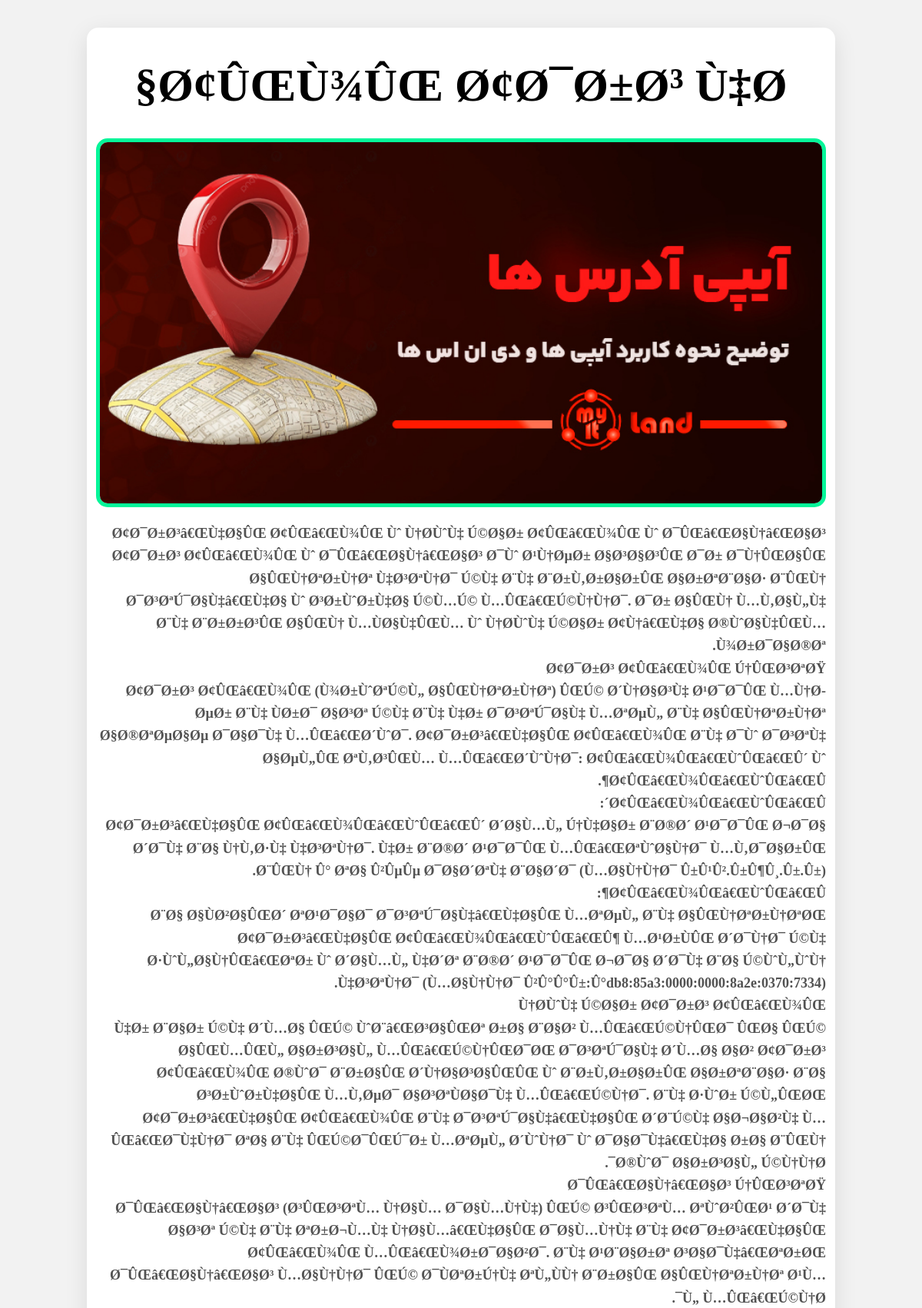
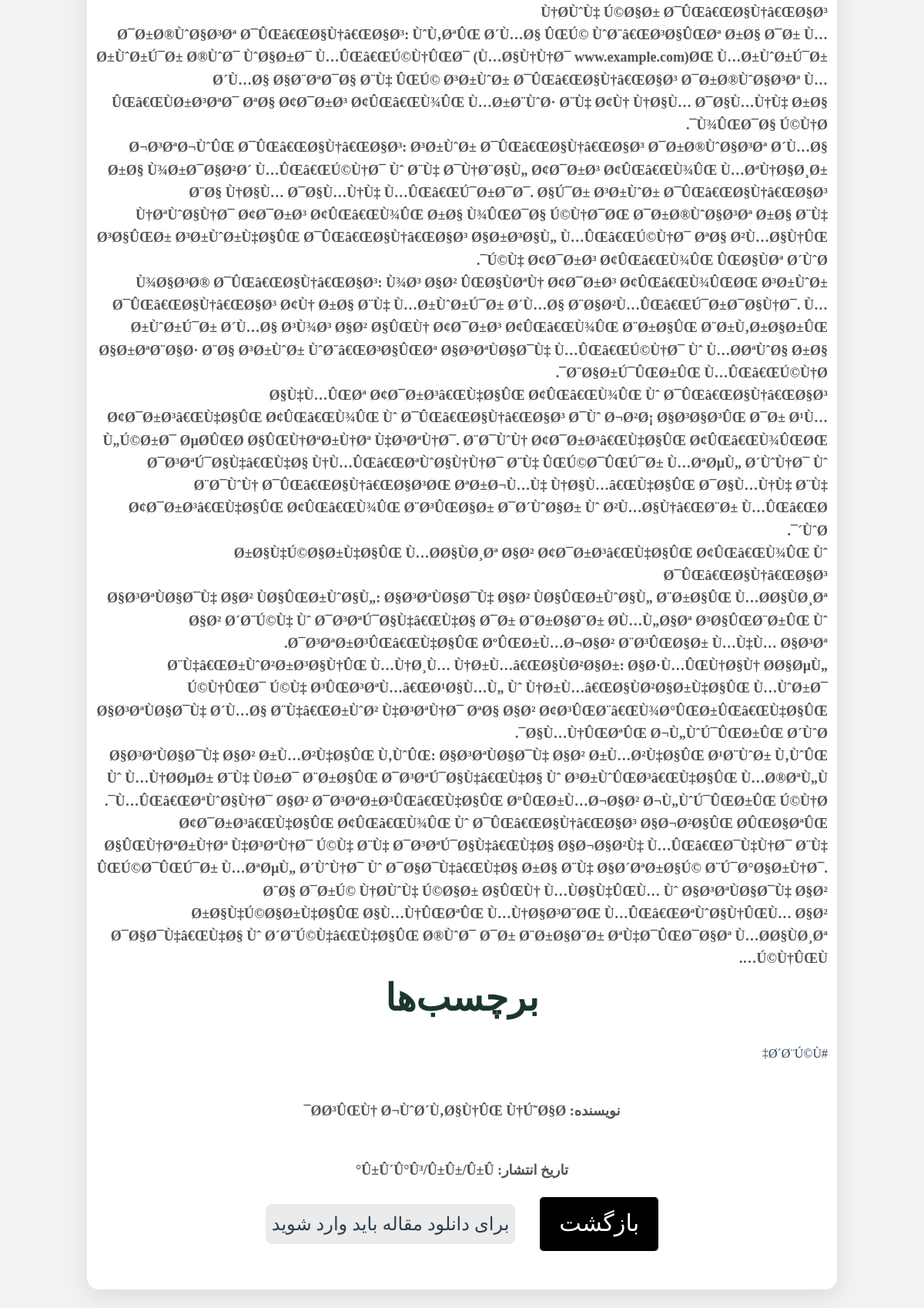
Screenshot of /maqale ha/blog/index.php?id=9 (upper part) with the database file from the repository (2 pictures, top to bottom).
### tables this page shows
CREATE TABLE `blogs` (
  `id` int(11) NOT NULL,
  `title` varchar(255) NOT NULL,
  `caption` text NOT NULL,
  `writer` varchar(255) NOT NULL,
  `date` varchar(255) NOT NULL,
  `readtime` int(11) NOT NULL,
  `image` varchar(255) NOT NULL,
  `tags` text NOT NULL
);

### maqale ha/blog/index.php (the view, shortened to what this page needs)
<?php
include '../../database/db.php';
$id = intval($_GET['id']);
$selectblog = $conn->prepare("SELECT * FROM blogs WHERE id = ?");
$selectblog->bindValue(1, $id, PDO::PARAM_INT);
$selectblog->execute();
$blogs = $selectblog->fetchAll(PDO::FETCH_ASSOC);
foreach ($blogs as $b) {
    $tagss = explode(',', $b['tags']);
}
?>
<!DOCTYPE html>
<html lang="fa">
    <link rel="stylesheet" href="style.css">
    <link rel="stylesheet" href="./comment.css">
<link rel="stylesheet" id="simple-image-popup-css" href="../../srcfiles/simple-image-popup.css" type="text/css" media="all">
<link rel="stylesheet" href="../../srcfiles/classic.css"><link rel="stylesheet" href="../../srcfiles/style.7a857bdd.css">	<link rel="stylesheet" as="style" href="../../srcfiles/font.css" onload="this.onload=null;this.rel='stylesheet'">
	<link rel="stylesheet" href="../../srcfiles/aos.css" as="style" onload="this.onload=null;this.rel='stylesheet'">
<link rel="stylesheet" id="simple-image-popup-css" href="../../srcfiles/simple-image-popup.css" type="text/css" media="all">
<link rel="stylesheet" href="../../srcfiles/classic.css"><link rel="stylesheet" href="../../srcfiles/style.7a857bdd.css">	<link rel="stylesheet" as="style" href="../../srcfiles/font.css" onload="this.onload=null;this.rel='stylesheet'">
</head>
<body style="background-color: rgba(0, 0, 0, 0.05);">
    <div class="container" dir="rtl">
        <?php foreach ($blogs as $blog): ?>
            <h1><?= $blog['title'] ?></h1>
            <img src="../../uploads/<?= $blog['image'] ?>" alt="تصویر مقاله" class="article-image">
            <p><p> <?= $caption = str_replace('../uploads/', '../../uploads/', $blog['caption']);
    ?></p>
            </p>
            <h2>برچسب‌ها</h2>
            <?php foreach ($tagss as $tags): ?>
                <span>#<?= htmlspecialchars($tags) ?></span>
            <?php endforeach; ?>
            <p class="nevisande"> نویسنده: <?= htmlspecialchars($blog['writer']) ?></p>
            <p class="nevisande"> تاریخ انتشار: <?= htmlspecialchars($blog['date']) ?></p>
        <?php endforeach; ?>
<div class="secCom">
  <a href="../maqale.php"><button class="read-more">بازگشت</button></a>
  <?php if (isset($_SESSION['user_email'])):?>
<div style="text-align: center; margin-top: 20px;">
  <form action="../../pdf.php" method="post" target="_blank">
      <input type="hidden" name="blog_id" value="<?= htmlspecialchars($id) ?>">
      <button dir="rtl" type="submit" class="download-pdf down"> <svg xmlns="http://www.w3.org/2000/svg" width="24" height="24" viewBox="0 0 24 24" style="fill: var(--text-color)"><path d="m12 16 4-5h-3V4h-2v7H8z"></path><path d="M20 18H4v-7H2v7c0 1.103.897 2 2 2h16c1.103 0 2-.897 2-2v-7h-2v7z"></path></svg> <p>دانلود این مقاله با فرمت pdf</p></button>
  </form>
</div>
<?php else:?>
<div class="not-login">
<a  target="_blank" href="../../login/login.php"><button id="login-pdf" class="down" >برای دانلود مقاله باید وارد شوید</button></a>
</div>
<?php endif;?>
</div>
    </div>
</body>
</html>

### maqale ha/blog/style.css (style rules this page uses)
:root { --base-color: #f0f0f0; --base-variant: #cfeffe; --text-color: #081C15; --line-color: #081c156b; --secondary-text: #2D6A4F; --primary-color: #8ee6bd; --accent-color: #2ad183; --footer-color: #1B4332; --darkMode: #3f5c34; --zed: #3dbe1d; --zed2: #22ac00; }
body { font-family: iranSans; background-color: var(--base-color); margin: 0; padding: 20px; }
.container { z-index: -10; max-width: 800px; margin: auto; margin-top: 1rem; background: white; padding: 30px; border-radius: 15px; box-shadow: 0 8px 30px rgba(0, 0, 0, 0.1); transition: transform 0.3s, box-shadow 0.3s; }
h1 { color: black; font-size: 2.5em; margin-bottom: 15px; text-align: center; }
.article-image { width: 100%; height: auto; border-radius: 15px; margin-bottom: 20px; border: 5px solid #05f599; }
p { font-weight: 600; line-height: 1.8; color: var(--text-color); margin-bottom: 15px; font-size: 1.3em; }
h2 { color: #1b372b !important; margin-top: 20px; font-size: 1.8em; }
.nevisande { text-align: center; margin-top: 3rem; }
.read-more { font-family: iranSans; text-decoration: none; background-color: black; color: white; border: none; padding: 12px 25px; border-radius: 5px; cursor: pointer; font-size: 1.9em; transition: background-color 0.3s, transform 0.3s; display: block; margin: 20px auto; text-align: center; }
.secCom { display: flex; flex-wrap: wrap; align-items: center; justify-content: center; gap: 2rem; }
.down { font-family: iranSans; transition: all ease-out 200ms; padding: 0.5rem; font-size: x-large; background-color: rgba(0, 0, 0, 0.08); color: var(--text-color); border-radius: 8px; display: flex; justify-content: center; gap: 4px; }
span { color: var(--text-color); }

### maqale ha/blog/comment.css (style rules this page uses)
:root { --base-color: #f0f4f8; --base-variant: #e0f7fa; --text-color: #2c3e50; --line-color: #081c1549; --secondary-text: #34495e; --primary-color: #1abc9c; --accent-color: #16a085; --footer-color: #2c3e50; --darkMode: #27ae60; --zed: #2ecc71; --zed2: #27ae60; }
h2 { margin-bottom: 20px; text-align: center; color: var(--primary-color); }
button { background-color: var(--primary-color); color: var(--base-color); border: none; padding: 12px 20px; border-radius: 10px; cursor: pointer; font-size: 16px; transition: background-color 0.3s, transform 0.3s; width: 100%; }

### srcfiles/simple-image-popup.css (style rules this page uses)
* { font-family: iransas; }

### srcfiles/classic.css (style rules this page uses)
* { font-family: iransas; }
.container { width: 100% }
@media (min-width: 640px) { .container { max-width: 640px } }
@media (min-width: 768px) { .container { max-width: 768px } }
@media (min-width: 1024px) { .container { max-width: 1024px } }

### maqale ha/blog/index.php (style rules this page uses)
* { font-family: iranSans !important; }

### rows the page displays
blogs: title "Ø¢ÛŒÙ¾ÛŒ Ø¢Ø¯Ø±Ø³ Ù‡Ø§", image (picture), caption "Ø¢Ø¯Ø±Ø³â€ŒÙ‡Ø§ÛŒ Ø¢ÛŒâ€ŒÙ¾ÛŒ Ùˆ Ù†Ø­ÙˆÙ‡ Ú©Ø§Ø± Ø¢ÛŒâ€ŒÙ¾ÛŒ Ùˆ Ø¯ÛŒâ€ŒØ§Ù†â€ŒØ§Ø³ Ø¢Ø¯Ø±Ø³ Ø¢ÛŒâ€ŒÙ¾ÛŒ Ùˆ Ø¯ÛŒâ€ŒØ§Ù†â€ŒØ§Ø³ Ø¯Ùˆ Ø¹Ù†ØµØ± Ø§Ø³Ø§Ø³ÛŒ Ø¯Ø± Ø¯Ù†ÛŒØ§ÛŒ Ø§ÛŒÙ†ØªØ±Ù†Øª Ù‡Ø³ØªÙ†Ø¯ Ú©Ù‡ Ø¨Ù‡ Ø¨Ø±Ù‚Ø±Ø§Ø±ÛŒ Ø§Ø±ØªØ¨Ø§Ø· Ø¨ÛŒÙ† Ø¯Ø³ØªÚ¯Ø§Ù‡â€ŒÙ‡Ø§ Ùˆ Ø³Ø±ÙˆØ±Ù‡Ø§ Ú©Ù…Ú© Ù…ÛŒâ€ŒÚ©Ù†Ù†Ø¯. Ø¯Ø± Ø§ÛŒÙ† Ù…Ù‚Ø§Ù„Ù‡ Ø¨Ù‡ Ø¨Ø±Ø±Ø³ÛŒ Ø§ÛŒÙ† Ù…ÙØ§Ù‡ÛŒÙ… Ùˆ Ù†Ø­ÙˆÙ‡ Ú©Ø§Ø± Ø¢Ù†â€ŒÙ‡Ø§ Ø®ÙˆØ§Ù‡ÛŒÙ… Ù¾Ø±Ø¯Ø§Ø®Øª. Ø¢Ø¯Ø±Ø³ Ø¢ÛŒâ€ŒÙ¾ÛŒ Ú†ÛŒØ³ØªØŸ Ø¢Ø¯Ø±Ø³ Ø¢ÛŒâ€ŒÙ¾ÛŒ (Ù¾Ø±ÙˆØªÚ©Ù„ Ø§ÛŒÙ†ØªØ±Ù†Øª) ÛŒÚ© Ø´Ù†Ø§Ø³Ù‡ Ø¹Ø¯Ø¯ÛŒ Ù…Ù†Ø­ØµØ± Ø¨Ù‡ ÙØ±Ø¯ Ø§Ø³Øª Ú©Ù‡ Ø¨Ù‡ Ù‡Ø± Ø¯Ø³ØªÚ¯Ø§Ù‡ Ù…ØªØµÙ„ Ø¨Ù‡ Ø§ÛŒÙ†ØªØ±Ù†Øª Ø§Ø®ØªØµØ§Øµ Ø¯Ø§Ø¯Ù‡ Ù…ÛŒâ€ŒØ´ÙˆØ¯. Ø¢Ø¯Ø±Ø³â€ŒÙ‡Ø§ÛŒ Ø¢ÛŒâ€ŒÙ¾ÛŒ Ø¨Ù‡ Ø¯Ùˆ Ø¯Ø³ØªÙ‡…", tags "Ø´Ø¨Ú©Ù‡", writer "Ø­Ø³ÛŒÙ† Ø¬ÙˆØ´Ù‚Ø§Ù†ÛŒ Ù†Ú˜Ø§Ø¯", date "Û±Û´Û°Û³/Û±Û±/Û±Û°"
